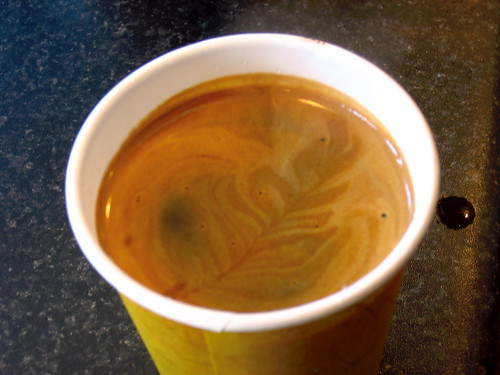
#> input picture RawImg/10315686_2ba1dfba26.jpg, 500 x 375 px; its folder holds only this picture in this run
$ python image_to_binary.py
#> lines starting #> are read from the running program, lines starting #| are printed output that depends on the picture; after the words box and inside, x2 and y2 are one past the last pixel; in counts of white or black regions, pixels touching at a corner belong together
"""
图片到32位二进制映射系统
将图片通过SIFT特征提取映射为32位二进制字符串
"""

import cv2
import numpy as np
import os
import csv
from pathlib import Path
import shutil


# [60 lines left out: functions download_imagenet_images, extract_sift_features, not called in this run]


def divide_image_into_blocks(image, block_size=(4, 4)):
    """
    将图片分成4x4共16块

    Args:
        image: 输入图片（numpy数组）
        block_size: 分块大小（行数，列数）

    Returns:
        blocks: 图片块列表
        block_coords: 每个块的坐标信息
    """
    h, w = image.shape[:2]
    rows, cols = block_size

    block_h = h // rows
    block_w = w // cols

    blocks = []
    block_coords = []

    for i in range(rows):
        for j in range(cols):
            y1 = i * block_h
            y2 = (i + 1) * block_h if i < rows - 1 else h
            x1 = j * block_w
            x2 = (j + 1) * block_w if j < cols - 1 else w

            block = image[y1:y2, x1:x2]
            blocks.append(block)
            block_coords.append((x1, y1, x2, y2))

    return blocks, block_coords


def get_vector_quadrant(vector):
    """
    根据特征向量的方向确定象限

    Args:
        vector: 特征向量（可以是描述符的主方向或其他向量）或角度值

    Returns:
        象限编码：第一象限=00, 第二象限=01, 第三象限=10, 第四象限=11
        如果在横轴或纵轴上，返回"--"
    """
    # 处理 None
    if vector is None:
        return "00"  # 默认值

    # 处理标量（int, float, numpy scalar）
    if isinstance(vector, (int, float, np.number)):
        direction = float(vector)
    # 处理 numpy 数组或列表
    elif isinstance(vector, (np.ndarray, list)):
        if len(vector) == 0:
            return "00"
        # 如果是一维数组且长度较小，可能是描述符
        if isinstance(vector, np.ndarray) and len(vector.shape) == 1 and len(vector) > 1:
            # 计算描述符的主成分方向
            mean_vec = np.mean(vector)
            direction = np.arctan2(np.sum(vector[1::2]), np.sum(vector[::2]))
        else:
            # 否则假设是角度数组，取平均
            direction = np.mean(vector)
    else:
        # 其他类型，尝试转换为浮点数
        try:
            direction = float(vector)
        except:
            return "00"

    # 将角度转换为象限
    # 第一象限: 0到90度 -> 00
    # 第二象限: 90到180度 -> 01
    # 第三象限: 180到270度 -> 10
    # 第四象限: 270到360度 -> 11
    # 如果在横轴或纵轴上（0, 90, 180, 270度）-> "--"

    angle_deg = np.degrees(direction) % 360
    tolerance = 1e-6  # 判断是否在轴上的容差（度）

    # 检查是否在轴上（0, 90, 180, 270度）
    if abs(angle_deg) < tolerance or abs(angle_deg - 90) < tolerance or \
       abs(angle_deg - 180) < tolerance or abs(angle_deg - 270) < tolerance or \
       abs(angle_deg - 360) < tolerance:
        return "--"

    if 0 < angle_deg < 90:
        return "00"
    elif 90 < angle_deg < 180:
        return "01"
    elif 180 < angle_deg < 270:
        return "10"
    else:  # 270 < angle_deg < 360
        return "11"


def image_to_binary(image_path, threshold=6.0):
    """
    将图片映射为32位二进制字符串

    Args:
        image_path: 图片路径
        threshold: SIFT特征点大小阈值

    Returns:
        binary_string: 32位二进制字符串
        all_keypoints: 所有块的特征点信息（用于可视化）
        block_coords: 块的坐标信息
    """
    # 读取图片
    img = cv2.imread(image_path)
    if img is None:
        print(f"无法读取图片: {image_path}")
        return None, None, None

    gray = cv2.cvtColor(img, cv2.COLOR_BGR2GRAY)

    # 分成4x4共16块
    blocks, block_coords = divide_image_into_blocks(gray, (4, 4))

    binary_bits = []
    all_keypoints = []

    # 创建SIFT检测器
    sift = cv2.SIFT_create()

    # 对每一块提取SIFT特征
    for idx, block in enumerate(blocks):
        # 提取该块的SIFT特征
        keypoints, descriptors = sift.detectAndCompute(block, None)

        # 筛选特征点
        filtered_kps = []
        filtered_descs = []

        if descriptors is not None:
            for i, kp in enumerate(keypoints):
                if kp.size >= threshold:
                    filtered_kps.append(kp)
                    filtered_descs.append(descriptors[i])

        # 计算该块的特征向量方向
        if len(filtered_kps) > 0:
            # 使用所有特征点的平均方向
            angles = [kp.angle for kp in filtered_kps]
            mean_angle = np.mean(angles)

            # 或者使用描述符的主方向
            if len(filtered_descs) > 0:
                desc_array = np.array(filtered_descs)
                # 计算描述符的主方向（简化方法）
                # 使用关键点的角度更直接
                quadrant = get_vector_quadrant(mean_angle)
            else:
                quadrant = get_vector_quadrant(mean_angle)
        else:
            # 如果没有特征点，使用默认值
            quadrant = "00"

        binary_bits.append(quadrant)
        all_keypoints.append((filtered_kps, block_coords[idx]))

    # 组合成32位二进制字符串
    binary_string = ''.join(binary_bits)

    return binary_string, all_keypoints, block_coords


def visualize_features(image_path, keypoints_info, block_coords, output_path):
    """
    可视化特征点：画点、圆（表示大小）和方向线

    Args:
        image_path: 原始图片路径
        keypoints_info: 所有块的特征点信息，每个元素是(keypoints, (x1, y1, x2, y2))
        block_coords: 块的坐标信息列表（未使用，保留用于兼容性）
        output_path: 输出图片路径
    """
    # 读取原始图片
    img = cv2.imread(image_path)
    if img is None:
        print(f"无法读取图片: {image_path}")
        return

    # 创建副本用于绘制
    vis_img = img.copy()

    # 遍历每个块的特征点
    for (keypoints, (bx1, by1, bx2, by2)) in keypoints_info:
        for kp in keypoints:
            # 将块内坐标转换为全局坐标
            x = int(kp.pt[0] + bx1)
            y = int(kp.pt[1] + by1)
            size = int(kp.size)
            angle = kp.angle

            # 画特征点（中心点）
            cv2.circle(vis_img, (x, y), 2, (0, 255, 0), -1)

            # 画圆表示特征点大小（半径）
            cv2.circle(vis_img, (x, y), size, (255, 0, 0), 2)

            # 画方向线
            angle_rad = np.radians(angle)
            end_x = int(x + size * np.cos(angle_rad))
            end_y = int(y + size * np.sin(angle_rad))
            cv2.line(vis_img, (x, y), (end_x, end_y), (0, 0, 255), 2)

    # 保存可视化图片
    cv2.imwrite(output_path, vis_img)


def process_images(input_dir="RawImg", output_dir="ProcessedImg", rename_dir="RenameImg", csv_file="image_binary_mapping.csv", threshold=6.0):
    """
    处理所有图片：提取特征、生成二进制映射、可视化、保存CSV

    Args:
        input_dir: 输入图片目录
        output_dir: 处理后图片输出目录
        rename_dir: 重命名原图输出目录
        csv_file: CSV文件名
        threshold: SIFT特征点大小阈值
    """
    # 创建输出目录（如果已存在则清空，避免重复）
    if os.path.exists(output_dir):
        shutil.rmtree(output_dir)
    if os.path.exists(rename_dir):
        shutil.rmtree(rename_dir)
    os.makedirs(output_dir, exist_ok=True)
    os.makedirs(rename_dir, exist_ok=True)

    # 准备CSV文件
    csv_data = []

    # 获取所有图片文件
    image_files = []
    if os.path.exists(input_dir):
        # 支持多种图片格式
        extensions = ['.jpg', '.jpeg', '.png', '.bmp']
        for ext in extensions:
            image_files.extend(Path(input_dir).glob(f'*{ext}'))
            image_files.extend(Path(input_dir).glob(f'*{ext.upper()}'))

    # 按文件名排序
    image_files = sorted(image_files, key=lambda x: x.name)

    print(f"找到 {len(image_files)} 张图片")

    # 如果图片数量不足，提示用户
    if len(image_files) == 0:
        print(f"警告：在 {input_dir} 目录下未找到图片文件")
        print("请确保图片文件存在，或运行下载函数准备数据")
        return

    # 处理每张图片，遍历时重命名为0000~0519格式
    for idx, img_path in enumerate(image_files):
        # 生成新的文件名（0000-0519格式，4位数字）
        output_name = f"{idx:04d}.jpg"
        print(f"处理图片 {idx+1}/{len(image_files)}: {img_path.name} -> {output_name}")

        # 复制原图到RenameImg文件夹并重命名
        rename_path = os.path.join(rename_dir, output_name)
        shutil.copy2(str(img_path), rename_path)

        # 提取二进制映射
        binary_string, keypoints_info, block_coords = image_to_binary(str(img_path), threshold)
#> in image_to_binary, img is the input picture: shape (375, 500, 3); mean B, G, R 61.5, 93.1, 121.4
#> in image_to_binary, `gray = cv2.cvtColor(img, cv2.COLOR_BGR2GRAY)`:
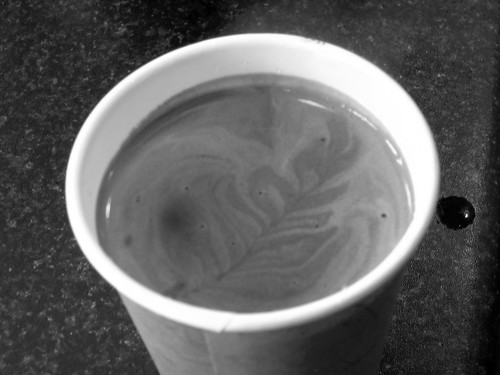
#> gray: shape (375, 500); min 0, max 255, mean 98
#> after the loop in divide_image_into_blocks, `for i in range(rows):`: block_coords = 16 items, first 6: (0, 0, 125, 93), (125, 0, 250, 93), (250, 0, 375, 93), (375, 0, 500, 93), (0, 93, 125, 186), (125, 93, 250, 186); blocks = 16 items
#> the loop in image_to_binary, `for idx, block in enumerate(blocks):` made 16 passes
#> (angles, mean_angle, quadrant) on passes 2, 4, 5, 7, 8, 9: ([70.54], 70.54, '00'), ([131.6], 131.6, '11'), ([10.7, 19.87, 19.82, 38.56, 211, 211], 85.16, '10'), ([312.7], 312.7, '11'), ([179.5], 179.5, '10'), ([348, 340.4, 330.8, 148.7], 292, '01')
#> after the loop in image_to_binary, `for idx, block in enumerate(blocks):`: binary_bits = ['00', '00', '00', '11', '10', '01', '11', '10', '01', '01', '01', '10', '11', '01', '00', '00']
#> binary_string = '00000011100111100101011011010000'; keypoints_info = 16 items

        if binary_string is None:
            print(f"跳过图片: {img_path.name}")
            continue

        output_path = os.path.join(output_dir, output_name)

        # 可视化特征点
        visualize_features(str(img_path), keypoints_info, block_coords, output_path)
#> the loop in visualize_features, `for (keypoints, (bx1, by1, bx2, by2)) in keypoints_info:` made 16 passes
#> (keypoints, bx1, by1, bx2, by2) on passes 1, 2, 3, 4, 6, 7, 8, 10: ([], 0, 0, 125, 93), (1 keypoints; (x, y, size): (50, 44, 7.6), 125, 0, 250, 93), ([], 250, 0, 375, 93), (1 keypoints; (x, y, size): (20, 70, 12.4), 375, 0, 500, 93), (1 keypoints; (x, y, size): (33, 29, 18.5), 125, 93, 250, 186), (1 keypoints; (x, y, size): (90, 29, 21.5), 250, 93, 375, 186), (1 keypoints; (x, y, size): (101, 84, 7), 375, 93, 500, 186), (2 keypoints; (x, y, size): (51, 35, 26.3), (51, 35, 26.3), 125, 186, 250, 279)
#> (bx1, by1, bx2, by2) on passes 5, 9, 12, 14: (0, 93, 125, 186), (0, 186, 125, 279), (375, 186, 500, 279), (125, 279, 250, 375)
#> after the loop in visualize_features, `for (keypoints, (bx1, by1, bx2, by2)) in keypoints_info:`:
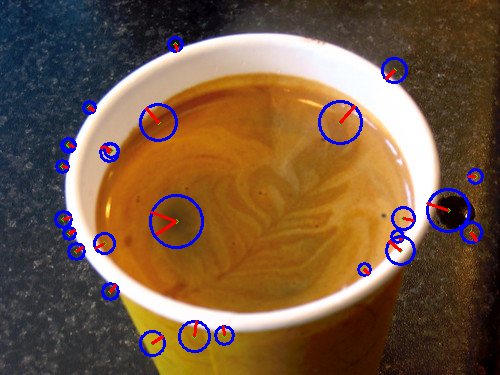
#> vis_img: shape (375, 500, 3); 3.18% of pixels changed, all inside (x1, y1, x2, y2) = (54, 36, 484, 357)

        # 记录到CSV（使用重命名后的文件名）
        csv_data.append({
            'image_name': output_name,
            'binary_code': binary_string
        })

    # 保存CSV文件
    if csv_data:
        with open(csv_file, 'w', newline='', encoding='utf-8') as f:
            writer = csv.DictWriter(f, fieldnames=['image_name', 'binary_code'])
            writer.writeheader()
            writer.writerows(csv_data)

        print(f"\n处理完成！")
        print(f"- 处理了 {len(csv_data)} 张图片")
#| - 处理了 1 张图片
        print(f"- 重命名原图保存在: {rename_dir}")
        print(f"- 处理后图片保存在: {output_dir}")
        print(f"- 映射关系保存在: {csv_file}")
    else:
        print("没有成功处理任何图片")


if __name__ == "__main__":
    """
    主函数
    """
    print("=" * 50)
    print("图片到32位二进制映射系统")
    print("=" * 50)

    # 设置参数
    input_dir = "RawImg"
    output_dir = "ProcessedImg"
    rename_dir = "RenameImg"
    csv_file = "image_binary_mapping.csv"
    threshold = 6.0  # SIFT特征点大小阈值

    # 检查输入目录是否存在
    if not os.path.exists(input_dir):
        print(f"\n输入目录 {input_dir} 不存在")
        print("尝试创建目录...")
        os.makedirs(input_dir, exist_ok=True)
        print(f"请将520张图片放入 {input_dir} 文件夹")
        print("程序会自动将图片重命名为0000.jpg到0519.jpg")
    else:
        # 处理所有图片
        process_images(input_dir, output_dir, rename_dir, csv_file, threshold)
